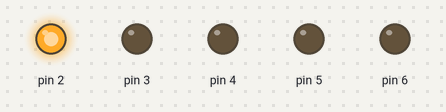
The sketch below on a simulated Arduino Uno, built with avr-gcc and run on an emulated ATmega328P. Parts: output pins drawn as LEDs (lit = HIGH).

Above: at 0.12 s.
At 1.12 s:
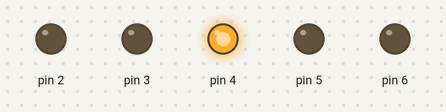
At 1.62 s:
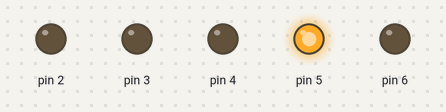
At 2.12 s:
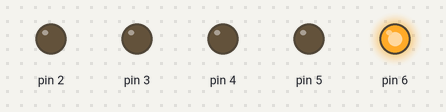
At 3.12 s:
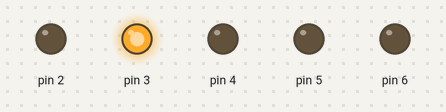
At 5.37 s:
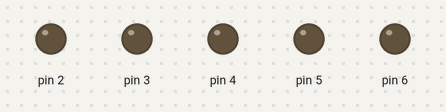
Timing chart, 0 to 5.8 s (numbered marks = the images above):
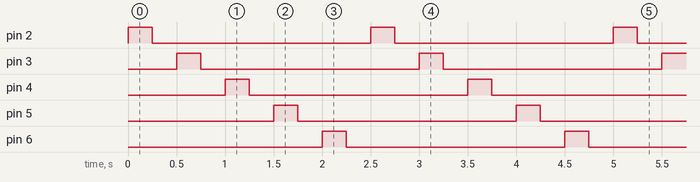

Measured:
- by itself, pin 2–6: alternates HIGH for 0.25 s and LOW for 2.3 s
- by itself, everything shown: repeats every 2.5 s, in 10 steps

The sketch:

leds_bnlins.ino
```cpp
void setup() {
  // put your setup code here, to run once:
pinMode(2, OUTPUT);

pinMode(3, OUTPUT);

pinMode(4, OUTPUT);

pinMode(5, OUTPUT);

pinMode(6, OUTPUT);


}

void loop() {
  // put your main code here, to run repeatedly:
int d =250;

for (int a = 2; a<7; a++)
{
  digitalWrite(a, HIGH);
  delay(d);
  digitalWrite(a, LOW);
  delay(d);
}
}
```
